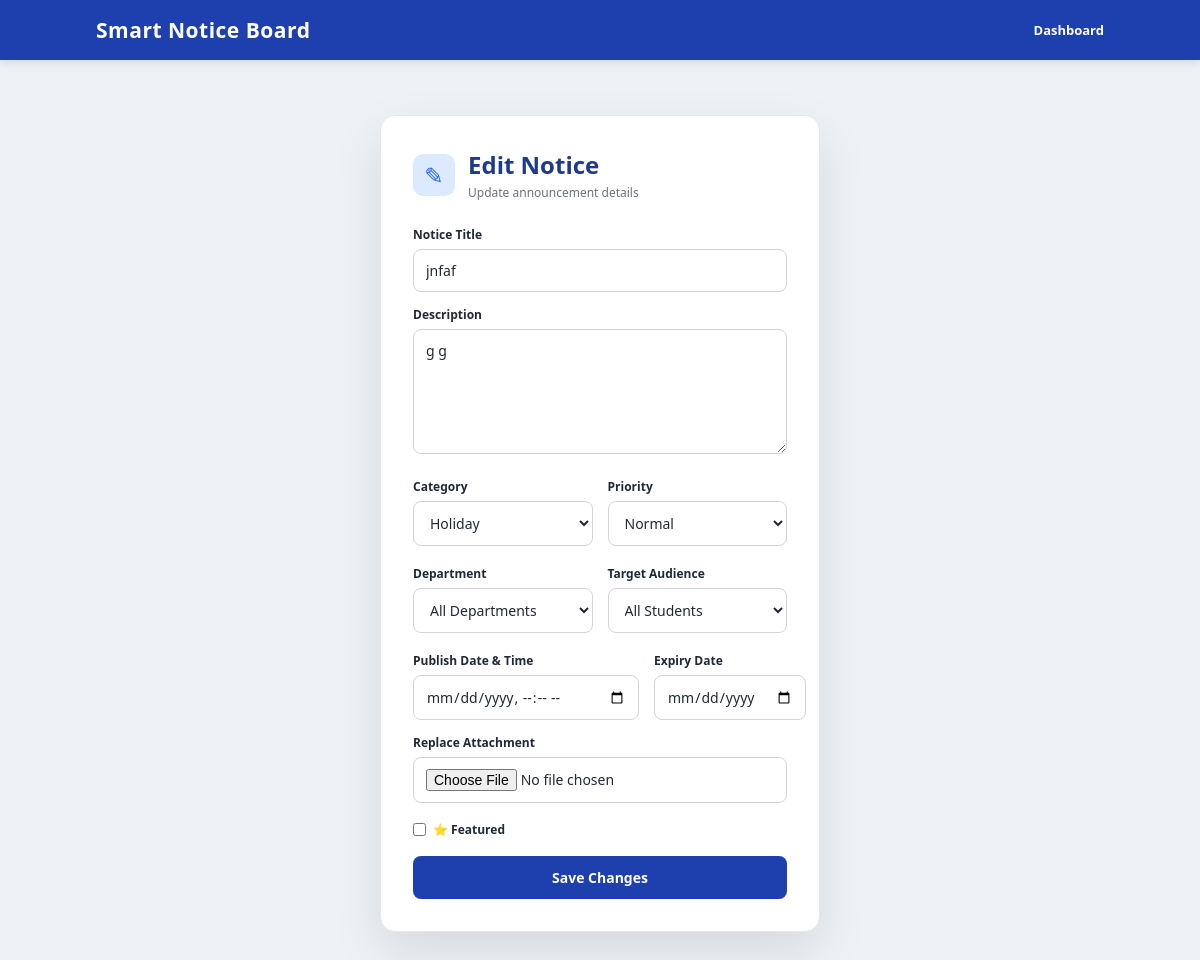
Page /edit/2 (signed in) on the earlier database version.
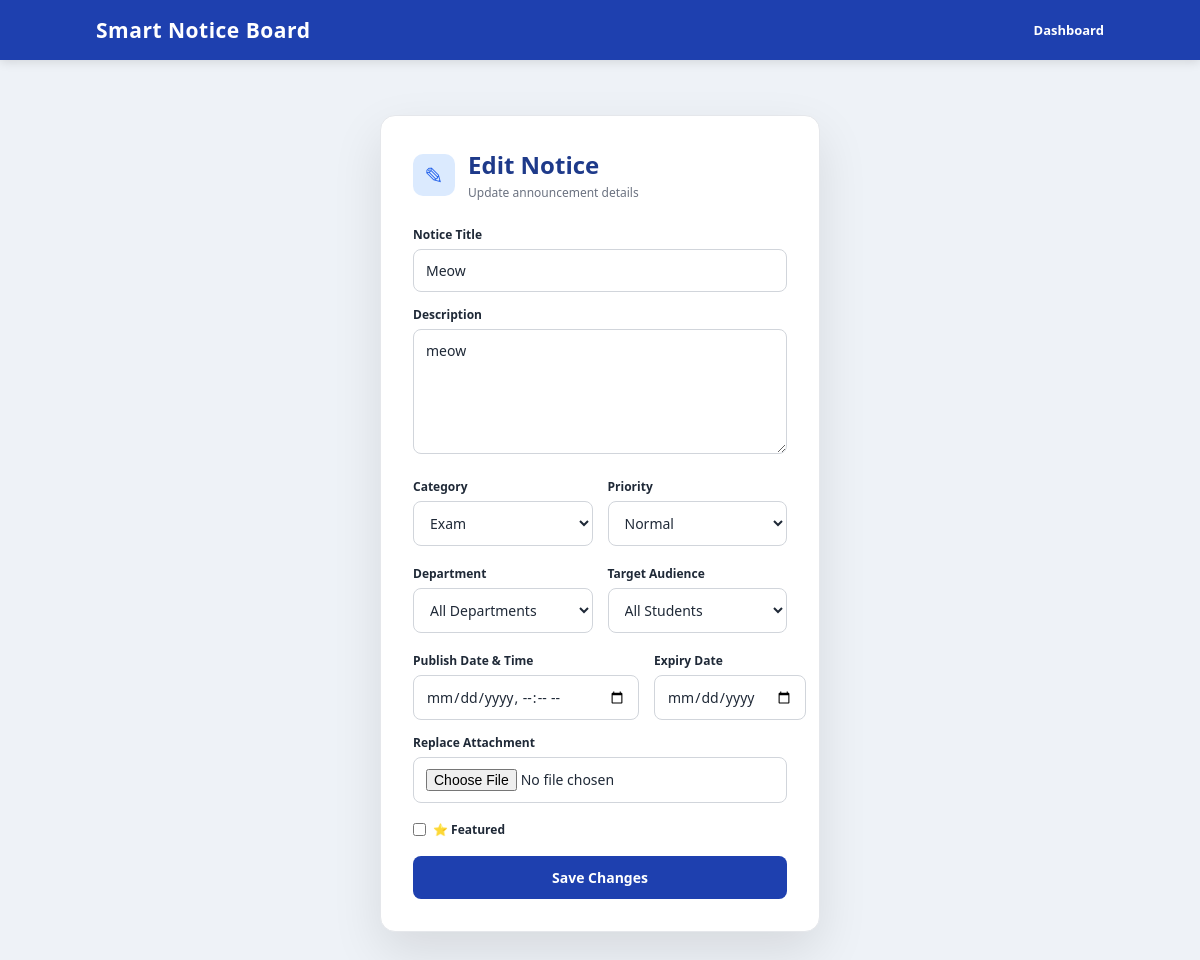
Same page on the later database version.
### tables this page shows
CREATE TABLE notices(
            id INTEGER PRIMARY KEY AUTOINCREMENT,
            title TEXT NOT NULL,
            description TEXT NOT NULL,
            category TEXT NOT NULL
        , created_at Timestamp);

### app.py (the view, shortened to what this page needs)
@app.route("/edit/<int:id>", methods=["GET", "POST"])
def edit(id):
    if "admin" not in session:
        return redirect(url_for("login"))
    conn = get_db()
    cur = conn.cursor()
    cur.execute(
        "SELECT * FROM notices WHERE id = ?",
        (id,)
    )
    notice = cur.fetchone()
    if not notice:
        conn.close()
        return redirect(url_for("admin"))
    conn.close()
    return render_template(
        "edit.html",
        notice=notice,
        now_date=date.today().isoformat()
    )

### app.py (called while the page is built)
def get_db():
    conn = sqlite3.connect(DATABASE)
    conn.row_factory = sqlite3.Row
    return conn

### templates/edit.html (shortened to what this page needs)
<!DOCTYPE html>
<html>
<head>
<link
    rel="stylesheet"
    href="{{ url_for('static', filename='style.css') }}"
>
</head>
<body>
<header>
<h2>Smart Notice Board</h2>
<a href="/admin">
Dashboard
</a>
</header>
<div class="form-page">
<div class="login-box">
<div class="form-heading">
<span class="form-icon">✎</span>
<div>
<h2>Edit Notice</h2>
<p>Update announcement details</p>
</div>
</div>
<form method="POST" enctype="multipart/form-data">
<label>Notice Title</label>
<input
    type="text"
    name="title"
    value="{{ notice['title'] }}"
    required
>
<label>Description</label>
<textarea
    name="description"
    required
>{{ notice['description'] }}</textarea>
<div class="form-grid">
<div>
<label>Category</label>
<select name="category">
{% for category in [
'Exam','Event','Placement','Holiday',
'Sports','Cultural','Workshop','Seminar',
'Conference','Training','Meeting',
'Announcement','Alert','Reminder',
'Update','News','Information','Other'
] %}
<option
    value="{{ category }}"
    {% if notice['category'] == category %}
    selected
    {% endif %}
>
{{ category }}
</option>
{% endfor %}
</select>
</div>
<div>
<label>Priority</label>
<select name="priority">
<option
{% if notice['priority'] == 'Normal' %}
selected
{% endif %}
>
Normal
</option>
</select>
</div>
</div>
<div class="form-grid">
<div>
<label>Department</label>
<select name="department">
{% for department in [
'All Departments','CSE','IT','ECE',
'EE','ME','CE','MBA','MCA'
] %}
<option
value="{{ department }}"
{% if notice['department'] == department %}
selected
{% endif %}
>
{{ department }}
</option>
{% endfor %}
</select>
</div>
<div>
<label>Target Audience</label>
<select name="audience">
{% for audience in [
'All Students','1st Year','2nd Year',
'3rd Year','4th Year','Faculty','Staff'
] %}
<option
value="{{ audience }}"
{% if notice['audience'] == audience %}
selected
{% endif %}
>
{{ audience }}
</option>
{% endfor %}
</select>
</div>
</div>
<div class="form-grid">
<div>
<label>Publish Date & Time</label>
<input
    type="datetime-local"
    name="publish_at"
    value="{{ notice['publish_at'] or '' }}"
>
</div>
<div>
<label>Expiry Date</label>
<input
    type="date"
    name="expiry_date"
    value="{{ notice['expiry_date'] or '' }}"
>
</div>
</div>
<label>Replace Attachment</label>
<input
    type="file"
    name="attachment"
>
<div class="checkbox-row">
<label class="check-label">
<input
    type="checkbox"
    name="featured"
>
⭐ Featured
</label>
</div>
<button type="submit">
    Save Changes
</button>
</form>
</div>
</div>
</body>
</html>

### static/style.css (style rules this page uses)
:root { --bg: #eef2f7; --card: #ffffff; --text: #1f2937; --muted: #6b7280; --heading: #1e3a8a; --primary: #2563eb; --primary-dark: #1d4ed8; --border: #e5e7eb; --blue-bg: #dbeafe; --blue-text: #1d4ed8; --green: #16a34a; --red: #dc2626; --orange: #f59e0b; --shadow: 0 4px 6px rgba(0, 0, 0, .08), 0 12px 25px rgba(0, 0, 0, .08); }
* { margin: 0; padding: 0; box-sizing: border-box; font-family: "Segoe UI", Arial, sans-serif; }
html { scroll-behavior: smooth; }
body { background: var(--bg); color: var(--text); min-height: 100vh; transition: background .25s ease, color .25s ease; }
header { background: #1e40af; color: white; padding: 16px 8%; display: flex; justify-content: space-between; align-items: center; box-shadow: 0 2px 10px rgba(0, 0, 0, .12); position: relative; z-index: 10; }
header h2 { font-size: 21px; letter-spacing: .5px; }
header a { color: white; text-decoration: none; font-weight: 600; font-size: 13px; transition: opacity .2s ease; }
.form-page { width: 100%; min-height: calc(100vh - 70px); display: flex; justify-content: center; align-items: flex-start; padding: 55px 20px; }
.login-box { width: 440px; max-width: 100%; background: var(--card); padding: 32px; border-radius: 15px; border: 1px solid var(--border); box-shadow: 0 20px 50px rgba(0,0,0,.10); }
.login-box h2 { color: var(--heading); margin-bottom: 7px; }
.form-heading { display: flex; align-items: center; gap: 13px; margin-bottom: 25px; }
.form-heading h2 { margin: 0; }
.form-heading p { color: var(--muted); font-size: 12px; margin-top: 3px; }
.form-icon { width: 42px; height: 42px; background: #dbeafe; color: #2563eb; border-radius: 10px; display: flex; align-items: center; justify-content: center; font-size: 23px; }
.login-box label { display: block; color: var(--text); font-size: 12px; font-weight: 700; margin-top: 14px; margin-bottom: 6px; }
input, textarea, select { width: 100%; padding: 11px 12px; margin: 0; border: 1px solid #d1d5db; background: var(--card); color: var(--text); border-radius: 8px; font-size: 14px; outline: none; transition: border-color .2s ease, box-shadow .2s ease; }
textarea { height: 125px; resize: vertical; min-height: 100px; }
.form-grid { display: grid; grid-template-columns: repeat(2, 1fr); gap: 15px; margin-top: 5px; }
button { width: 100%; background: #1e40af; color: white; border: none; padding: 12px; border-radius: 8px; font-size: 14px; font-weight: 700; cursor: pointer; margin-top: 18px; transition: all .2s ease; }
.checkbox-row { display: flex; flex-wrap: wrap; gap: 20px; margin-top: 18px; }
.check-label { display: flex !important; align-items: center; gap: 7px; margin: 0 !important; cursor: pointer; }
.check-label input { width: auto; margin: 0; }

Differences in the rows shown:
changed notices "Normal": title "jnfaf" → "Meow"; description "g g" → "meow"; category "Holiday" → "Exam"
